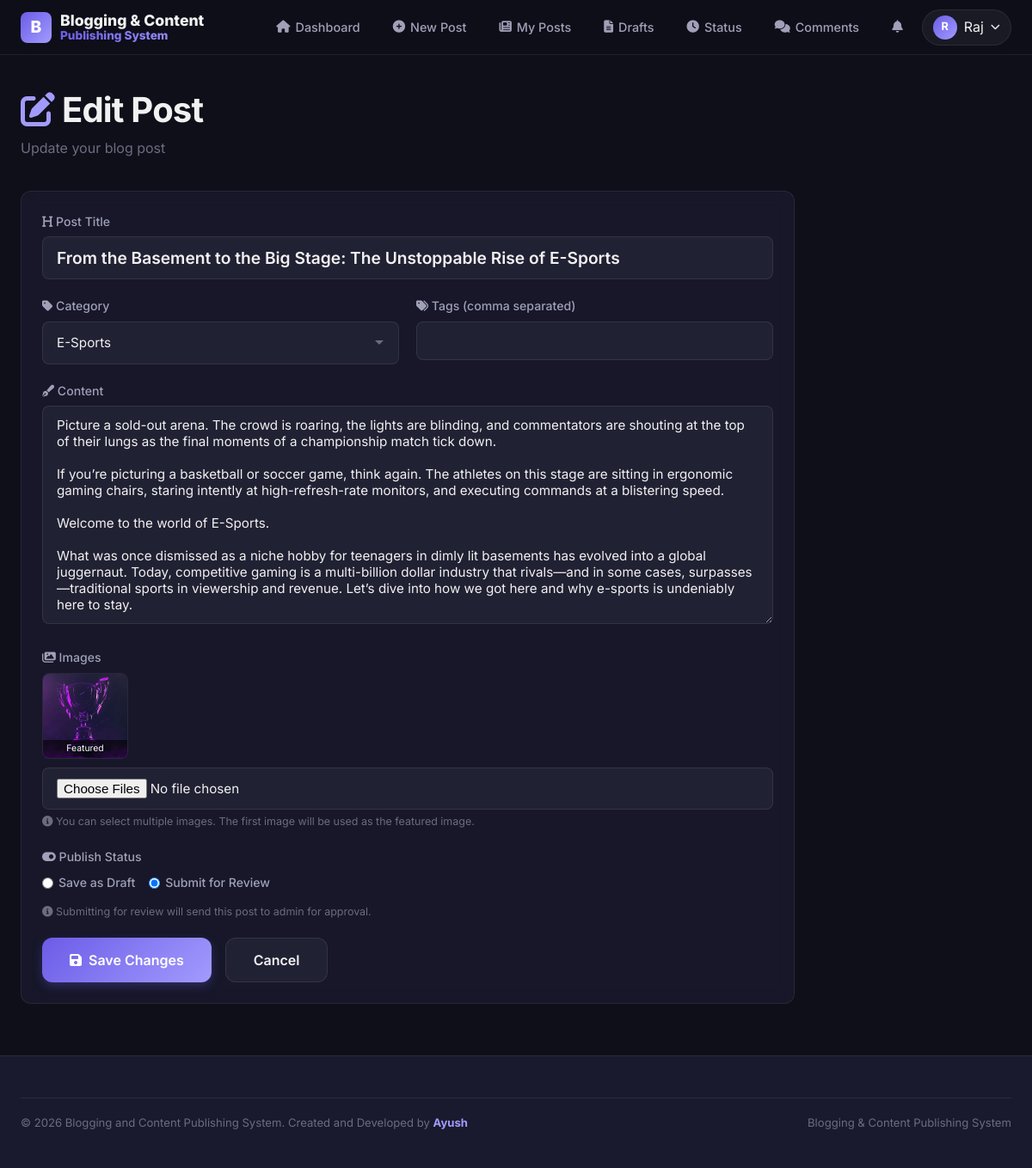
/author/edit/25/ (signed in), run on the app's committed database.
### author/models.py (models this page shows, shortened)
class tbl_posts(models.Model):
    author_id = models.ForeignKey(tbl_authors, on_delete=models.CASCADE, related_name='posts')
    category_id = models.ForeignKey(tbl_categories, on_delete=models.CASCADE, related_name='posts')
    title = models.CharField(max_length=200)
    content = models.TextField()
    excerpt = models.TextField(blank=True, default='', max_length=500)
    featured_image = models.ImageField(upload_to='posts/featured/', blank=True, null=True)
    status = models.BooleanField(default=False)  # False=Pending/Draft, True=Published
    is_submitted = models.BooleanField(default=False)  # True=Pending Review, False=Draft
    is_featured = models.BooleanField(default=False)
    created_at = models.DateTimeField(auto_now_add=True)
    updated_at = models.DateTimeField(auto_now=True)
    class Meta:
        ordering = ['-created_at']
        verbose_name_plural = "Posts"

### author/views.py (the view, shortened to what this page needs)
# urls.py: path('edit/<int:post_id>/', views.edit_post, name='author_edit'),
def edit_post(request, post_id):
    guard = require_author(request)
    if guard:
        return guard
    author = get_author(request)
    ctx = get_session_context(request)
    ctx.update({"zone": "author", "page": "edit"})
    try:
        post = tbl_posts.objects.get(id=post_id, author_id=author)
    except tbl_posts.DoesNotExist:
        return redirect('/author/')
    ctx["post"] = post
    ctx["categories"] = tbl_categories.objects.all()
    ctx["post_tags"] = ", ".join(
        tbl_post_tags.objects.filter(post_id=post).values_list("tag_id__name", flat=True)
    )
    ctx["post_images"] = tbl_post_images.objects.filter(post_id=post).order_by("order")
    return render(request, "author/edit.html", ctx)

### author/views.py (called while the page is built)
def require_author(request):
    if not request.session.get('user_id'):
        return redirect('/accounts/login/')
    role = request.session.get('user_role', 'reader').lower()
    if role not in ['author', 'admin']:
        return redirect('/reader/')
    return None

def get_author(request):
    uid = request.session.get('user_id')
    if not uid:
        return None
    try:
        user = tbl_user.objects.get(id=uid)
        author = tbl_authors.objects.get(user_id=user)
        return author
    except (tbl_user.DoesNotExist, tbl_authors.DoesNotExist):
        return None

def get_session_context(request):
    uid = request.session.get('user_id')
    notif_count = 0
    if uid:
        notif_count = tbl_notifications.objects.filter(user_id__id=uid, is_read=False).count()
    return {
        'user_id': uid,
        'user_name': request.session.get('user_name', 'Guest'),
        'user_role': request.session.get('user_role', 'author'),
        'user_username': request.session.get('user_username', ''),
        'notif_count': notif_count,
    }

### templates/author/edit.html (shortened to what this page needs)
{% extends "author/base.html" %}
{% block content %}
<div class="page-header">
    <h1><i class="fas fa-edit" style="color:var(--primary-light);"></i> Edit Post</h1>
    <p style="color:var(--text-muted);">Update your blog post</p>
</div>
<div class="page-content">
    <form method="POST" enctype="multipart/form-data" class="card" style="max-width:900px;" id="edit-form">
        <div class="form-group">
            <label for="title"><i class="fas fa-heading"></i> Post Title</label>
            <input type="text" id="title" name="title" class="form-control" value="{{ post.title }}" required
                style="font-size:1.2rem;font-weight:600;">
        </div>
        <div class="grid-2">
            <div class="form-group">
                <label for="category"><i class="fas fa-tag"></i> Category</label>
            </div>
            <div class="form-group">
                <label for="tags"><i class="fas fa-tags"></i> Tags (comma separated)</label>
                <input type="text" id="tags" name="tags" class="form-control" value="{{ post_tags }}">
            </div>
        </div>
        <div class="form-group">
            <label for="content"><i class="fas fa-pen-fancy"></i> Content</label>
            <textarea id="content" name="content" class="form-control" rows="12"
                placeholder="Start writing your blog post here..." required
                style="min-height:250px;resize:vertical;">{{ post.content }}</textarea>
        </div>
        <div class="form-group">
            <label><i class="fas fa-images"></i> Images</label>
            {% if post.featured_image or post_images %}
            <div class="flex gap-2 flex-wrap" style="margin-bottom:10px;">
                {% if post.featured_image %}
                <div
                    style="position:relative;width:100px;height:100px;border-radius:8px;overflow:hidden;border:1px solid var(--border-color);">
                    <img src="{{ post.featured_image.url }}" style="width:100%;height:100%;object-fit:cover;">
                    <span style="position:absolute;bottom:0;left:0;right:0;background:rgba(0,0,0,0.6);color:white;font-size:0.65rem;text-align:center;padding:2px;">Featured</span>
                </div>
                {% endif %}
            </div>
            {% endif %}
            <input type="file" name="images" class="form-control" accept="image/*" multiple>
            <p style="font-size:0.78rem;color:var(--text-muted);margin-top:4px;">
                <i class="fas fa-info-circle"></i> You can select multiple images. The first image will be used as the featured image.
            </p>
        </div>
        <div class="form-group">
            <label><i class="fas fa-toggle-on"></i> Publish Status</label>
            <div class="flex gap-2 mt-1">
                <label style="display:flex;align-items:center;gap:6px;cursor:pointer;">
                    <input type="radio" name="status" value="draft"
                        {% if not post.is_submitted or not post.status %}checked{% endif %}> <span>Save as Draft</span>
                </label>
                <label style="display:flex;align-items:center;gap:6px;cursor:pointer;">
                    <input type="radio" name="status" value="publish"
                        {% if post.status %}checked{% endif %}> <span>Submit for Review</span>
                </label>
            </div>
            <p style="font-size:0.78rem;color:var(--text-muted);margin-top:6px;">
                <i class="fas fa-info-circle"></i> Submitting for review will send this post to admin for approval.
            </p>
        </div>
        <div class="flex gap-2">
            <button type="submit" class="btn btn-primary btn-lg"><i class="fas fa-save"></i> Save Changes</button>
            <a href="/author/posts/" class="btn btn-secondary btn-lg">Cancel</a>
        </div>
    </form>
</div>
{% endblock %}

### static/css/style.css (style rules this page uses)
:root { --primary: #6C5CE7; --primary-light: #A29BFE; --primary-dark: #4A3DB8; --primary-glow: rgba(108, 92, 231, 0.3); --accent-pink: #FD79A8; --accent-cyan: #00CEC9; --accent-orange: #FDCB6E; --accent-green: #00B894; --accent-red: #FF6B6B; --bg-primary: #0F0F1A; --bg-secondary: #1A1A2E; --bg-tertiary: #16213E; --bg-card: rgba(26, 26, 46, 0.8); --bg-glass: rgba(255, 255, 255, 0.05); --bg-glass-hover: rgba(255, 255, 255, 0.08); --text-primary: #F1F1F1; --text-secondary: #A0A0B8; --text-muted: #6C6C80; --text-inverse: #0F0F1A; --border-color: rgba(255, 255, 255, 0.08); --border-hover: rgba(255, 255, 255, 0.15); --border-active: rgba(108, 92, 231, 0.5); --shadow-sm: 0 2px 8px rgba(0, 0, 0, 0.2); --shadow-md: 0 4px 16px rgba(0, 0, 0, 0.3); --shadow-lg: 0 8px 32px rgba(0, 0, 0, 0.4); --shadow-glow: 0 0 20px rgba(108, 92, 231, 0.2); --radius-sm: 8px; --radius-md: 12px; --radius-lg: 16px; --radius-xl: 24px; --radius-full: 9999px; --transition-fast: 0.15s ease; --transition-normal: 0.3s ease; --transition-slow: 0.5s ease; --gradient-primary: linear-gradient(135deg, #6C5CE7, #A29BFE); --gradient-hero: linear-gradient(135deg, #0F0F1A 0%, #1A1A2E 50%, #16213E 100%); --gradient-card: linear-gradient(145deg, rgba(26, 26, 46, 0.9), rgba(22, 33, 62, 0.6)); }
*, *::before, *::after { margin: 0; padding: 0; box-sizing: border-box; }
html { scroll-behavior: smooth; font-size: 16px; }
body { font-family: 'Inter', -apple-system, sans-serif; background: var(--bg-primary); color: var(--text-primary); line-height: 1.6; min-height: 100vh; overflow-x: hidden; -webkit-font-smoothing: antialiased; }
a { color: var(--primary-light); text-decoration: none; transition: color var(--transition-fast); }
img { max-width: 100%; height: auto; display: block; }
.mt-1 { margin-top: 8px; }
.flex { display: flex; }
.flex-wrap { flex-wrap: wrap; }
.gap-2 { gap: 16px; }
h1, h2, h3, h4, h5, h6 { font-weight: 700; line-height: 1.2; color: var(--text-primary); }
h1 { font-size: 2.5rem; letter-spacing: -0.02em; }
p { color: var(--text-secondary); margin-bottom: 12px; }
.btn { display: inline-flex; align-items: center; justify-content: center; gap: 8px; padding: 10px 20px; border-radius: var(--radius-sm); font-family: inherit; font-size: 0.9rem; font-weight: 600; border: none; cursor: pointer; transition: all var(--transition-fast); text-decoration: none; line-height: 1.4; white-space: nowrap; }
.btn-primary { background: var(--gradient-primary); color: white; box-shadow: 0 4px 12px var(--primary-glow); }
.btn-secondary { background: var(--bg-glass); color: var(--text-primary); border: 1px solid var(--border-color); }
.btn-lg { padding: 14px 32px; font-size: 1rem; border-radius: var(--radius-md); }
.card { background: var(--bg-card); border: 1px solid var(--border-color); border-radius: var(--radius-md); padding: 24px; backdrop-filter: blur(10px); transition: all var(--transition-normal); }
.form-group { margin-bottom: 20px; }
.form-group label { display: block; font-size: 0.88rem; font-weight: 500; color: var(--text-secondary); margin-bottom: 6px; }
.form-control { width: 100%; padding: 12px 16px; background: var(--bg-glass); border: 1px solid var(--border-color); border-radius: var(--radius-sm); color: var(--text-primary); font-family: inherit; font-size: 0.95rem; transition: all var(--transition-fast); outline: none; }
.form-control::placeholder { color: var(--text-muted); }
textarea.form-control { min-height: 120px; resize: vertical; }
.grid-2 { display: grid; grid-template-columns: repeat(2, 1fr); gap: 20px; }
.page-header { padding: 40px 0 24px; }
.page-header h1 { margin-bottom: 8px; }
.page-content { padding-bottom: 60px; }

### data on the page
tbl_posts: title "From the Basement to the Big Stage: The Unstoppable Rise of E-Sports", content "Picture a sold-out arena. The crowd is roaring, the lights are blinding, and commentators are shouting at the top of their lungs as the final moments of a championship match tick down. If you’re picturing a basketball or soccer game, think again. The athletes on this stage are sitting in ergonomic gaming chairs, staring intently at high-refresh-rate monitors, and executing commands at a blistering speed. Welcome to the world of E-Sports. What was once dismissed as a niche hobby for teenagers in dimly lit basements has evolved into a global juggernaut. Today, competitive gaming is a multi-billion dollar industry that rivals—and in some cases, surpasses—traditional sports in viewership and…", featured_image (picture), status "☐ Save as Draft", status "☑ Submit for Review"

### other printed values
{{ user_name|first }} "R"
{{ user_name }} "Raj"
